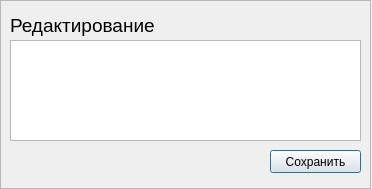
<?xml version="1.0" encoding="UTF-8"?>
<ui version="4.0">
 <class>Dialog</class>
 <widget class="QDialog" name="Dialog">
  <property name="geometry">
   <rect>
    <x>0</x>
    <y>0</y>
    <width>372</width>
    <height>189</height>
   </rect>
  </property>
  <property name="windowTitle">
   <string>Dialog</string>
  </property>
  <widget class="QFrame" name="frame">
   <property name="geometry">
    <rect>
     <x>0</x>
     <y>0</y>
     <width>371</width>
     <height>189</height>
    </rect>
   </property>
   <property name="frameShape">
    <enum>QFrame::StyledPanel</enum>
   </property>
   <property name="frameShadow">
    <enum>QFrame::Raised</enum>
   </property>
   <widget class="QPushButton" name="btn_Save">
    <property name="geometry">
     <rect>
      <x>270</x>
      <y>150</y>
      <width>91</width>
      <height>23</height>
     </rect>
    </property>
    <property name="text">
     <string>Сохранить</string>
    </property>
   </widget>
   <widget class="QLabel" name="label">
    <property name="geometry">
     <rect>
      <x>10</x>
      <y>10</y>
      <width>281</width>
      <height>31</height>
     </rect>
    </property>
    <property name="font">
     <font>
      <pointsize>14</pointsize>
     </font>
    </property>
    <property name="text">
     <string>Редактирование</string>
    </property>
   </widget>
   <widget class="QTextEdit" name="tE_Comm">
    <property name="geometry">
     <rect>
      <x>10</x>
      <y>40</y>
      <width>351</width>
      <height>101</height>
     </rect>
    </property>
   </widget>
  </widget>
 </widget>
 <resources/>
 <connections/>
</ui>
